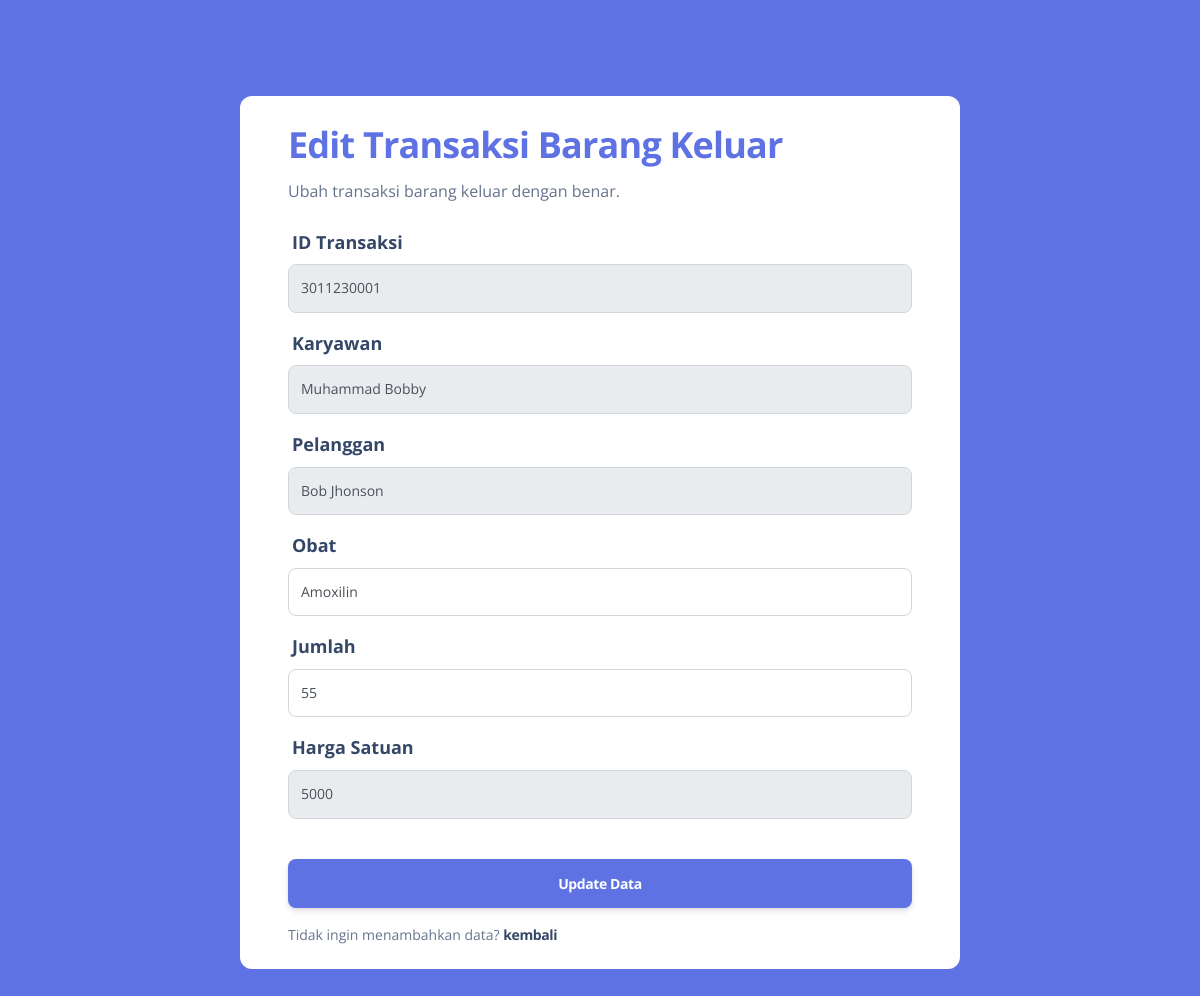
/pages/functions/editjual.php?id=2 (signed in), run on the app's committed database.
### tables this page shows
CREATE TABLE `penjualan` (
  `id_penjualan` char(10) NOT NULL DEFAULT '',
  `id_pelanggan` char(10) DEFAULT NULL,
  `id_karyawan` char(10) DEFAULT NULL,
  `total_bayar` int(11) DEFAULT NULL,
  `create_at` date DEFAULT NULL
);

CREATE TABLE `detail_penjualan` (
  `id_detail_penjualan` int(11) NOT NULL,
  `id_penjualan` char(10) DEFAULT NULL,
  `id_obat` int(11) DEFAULT NULL,
  `jumlah` int(11) DEFAULT NULL,
  `harga` int(20) DEFAULT NULL
);

CREATE TABLE `karyawan` (
  `id_karyawan` char(10) NOT NULL DEFAULT '',
  `nama_karyawan` varchar(255) DEFAULT NULL,
  `alamat` varchar(100) DEFAULT NULL,
  `status` enum('owner','karyawan','admin') DEFAULT NULL,
  `no_telepon` varchar(20) DEFAULT NULL,
  `kode_unik` varchar(100) DEFAULT NULL
);

CREATE TABLE `pelanggan` (
  `id_pelanggan` char(10) NOT NULL DEFAULT 'APT',
  `nama_pelanggan` varchar(255) DEFAULT NULL,
  `alamat` varchar(255) DEFAULT NULL,
  `jenis_kelamin` enum('lk','pr') DEFAULT NULL,
  `pekerjaan` varchar(50) DEFAULT NULL,
  `usia` int(3) DEFAULT NULL
);

CREATE TABLE `obat` (
  `id_obat` int(11) NOT NULL,
  `nama_obat` varchar(255) DEFAULT NULL,
  `jenis` varchar(255) DEFAULT NULL,
  `harga` int(11) DEFAULT NULL,
  `stok` int(11) DEFAULT NULL,
  `id_supplier` char(10) DEFAULT NULL
);

### pages/functions/editjual.php (the view, shortened to what this page needs)
<?php
require "functions.php";
$id = $_GET["id"];
$sql = "SELECT *, detail_penjualan.harga as hrg FROM penjualan, detail_penjualan, karyawan, obat, pelanggan WHERE detail_penjualan.id_detail_penjualan = '$id' AND detail_penjualan.id_penjualan = penjualan.id_penjualan AND detail_penjualan.id_obat = obat.id_obat AND
penjualan.id_karyawan = karyawan.id_karyawan AND
penjualan.id_pelanggan = pelanggan.id_pelanggan";
$hasil = $conn->query($sql);
?>
<!DOCTYPE html>
<html lang="en">
<head>
    <link href="../../assets/css/nucleo-icons.css" rel="stylesheet" />
    <link href="../../assets/css/nucleo-svg.css" rel="stylesheet" />
    <link href="../../assets/css/nucleo-svg.css" rel="stylesheet" />
    <link id="pagestyle" href="../../assets/css/argon-dashboard.css?v=2.0.4" rel="stylesheet" />
</head>
<body class="bg-primary">
    <div class="container  bg-white  rounded-3 my-7 m-auto w-60">
        <div class="card card-plain">
            <div class="card-header pb-0 text-start">
                <h4 class="font-weight-bolder text-5xl text-primary">Edit Transaksi Barang Keluar</h4>
                <p class="mb-0">Ubah transaksi barang keluar dengan benar.</p>
            </div>
            <div class="card-body">
                <?php while ($apotek = $hasil->fetch_assoc()) : ?>
                    <form action="" method="post">
                        <div class="mb-3">
                            <label for="idjual" class="text-lg">ID Transaksi</label>
                            <input type="text" name="idjual" class="form-control form-control-lg" value="<?= $apotek['id_penjualan'] ?>" readonly>
                        </div>
                        <div class="mb-3">
                            <label for="karyawan" class="text-lg">Karyawan</label>
                            <select name="karyawan" id="karyawan" class="form-control form-control-lg" readonly>
                                <option selected value="<?= $apotek['id_karyawan'] ?>"><?= $apotek['nama_karyawan'] ?></option>
                            </select>
                        </div>
                        <div class="mb-3">
                            <label for="pelanggan" class="text-lg">Pelanggan</label>
                            <select name="pelanggan" id="pelanggan" class="form-control form-control-lg" readonly>
                                <option selected value="<?= $apotek['id_pelanggan'] ?>"><?= $apotek['nama_pelanggan'] ?></option>
                            </select>
                        </div>
                        <div class="mb-3">
                            <label for="obat" class="text-lg">Obat</label>
                            <select name="obat" id="obat" class="form-control form-control-lg" required>
                                <option selected value="<?= $apotek['id_obat'] ?>"><?= $apotek['nama_obat'] ?></option>
                            </select>
                        </div>
                        <div class="mb-3">
                            <label for="jumlah" class="text-lg">Jumlah</label>
                            <input type="number" name="jumlah" class="form-control form-control-lg" value="<?= $apotek['jumlah'] ?>" required>
                        </div>
                        <div class="mb-3">
                            <label for="harga" class="text-lg">Harga Satuan</label>
                            <input type="number" name="harga" class="form-control form-control-lg" value="<?= $apotek['harga'] ?>" readonly>
                        </div>
                        <div class="text-center">
                            <button type="submit" name="ubah" class="btn btn-lg btn-primary btn-lg w-100 mt-4 mb-0">Update Data</button>
                        </div>
                        <p class="text-sm mt-3 mb-0">Tidak ingin menambahkan data? <a href="../penjualan.php" class="text-dark font-weight-bolder">kembali</a></p>
                    </form>
                <?php endwhile; ?>
            </div>
        </div>
    </div>
</body>
</html>

### data on the page
penjualan: idjual "3011230001", karyawan "Muhammad Bobby", pelanggan "Bob Jhonson", obat "Amoxilin", jumlah "55", harga "5000"
